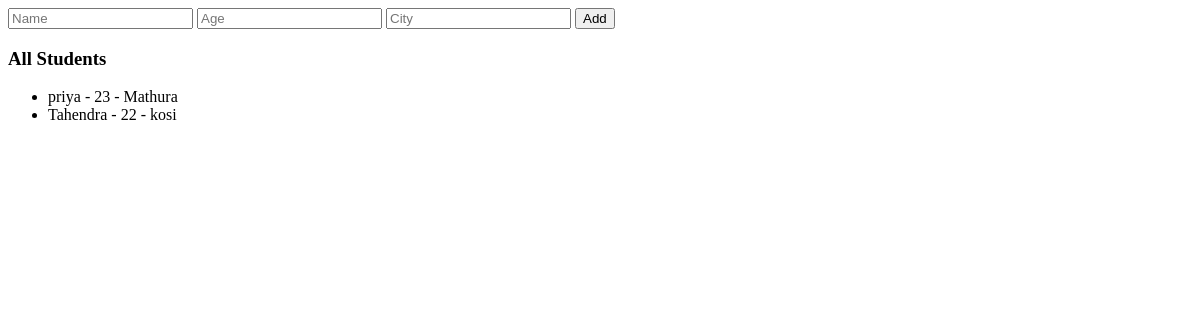
Before: / with the older database file.
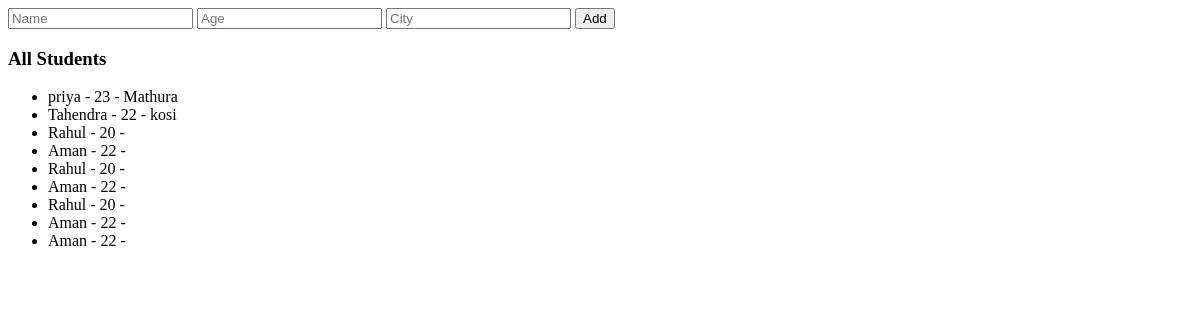
After: the same page with the newer database file.
### home/models.py (models this page shows, shortened)
class Student(models.Model):
    name = models.CharField(max_length=100)
    age = models.IntegerField()
    city = models.CharField(max_length=50, blank=True, default="")   # ye line add karo

### home/views.py (the view)
# urls.py: path("", views.index, name="index"),
def index(request):
    if request.method == "POST":
        name = request.POST.get("name")
        age = request.POST.get("age")
        city = request.POST.get("city")
        Student.objects.create(name=name, age=age, city=city)
        return redirect("index")          # dobara page pe bhejo (duplicate submit se bachne ke liye)
    students = Student.objects.all()
    return render(request, "home/index.html", {"students": students})

### home/templates/home/index.html (shortened to what this page needs)
<form method="POST">
  <input type="text" name="name" placeholder="Name" required />
  <input type="number" name="age" placeholder="Age" required />
  <input type="text" name="city" placeholder="City" />
  <button type="submit">Add</button>
</form>
<h3>All Students</h3>
<ul>
  {% for s in students %}
  <li>{{ s.name }} - {{ s.age }} - {{ s.city }}</li>
  {% endfor %}
</ul>

Changed rows visible on the page:
added Student: name "Rahul", age "20"
added Student: name "Aman", age "22"
added Student: name "Rahul", age "20"
added Student: name "Aman", age "22"
added Student: name "Rahul", age "20"
added Student: name "Aman", age "22"
added Student: name "Aman", age "22"
